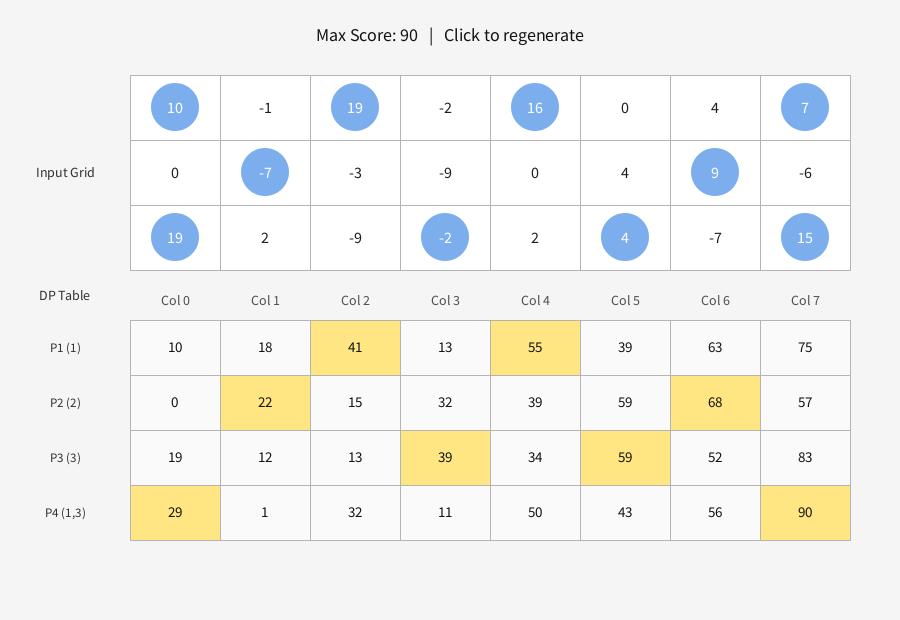
Frame 1 (no input)
Frame 60 (the mouse pressed at the canvas centre just before this capture): identical to frame 1, image omitted
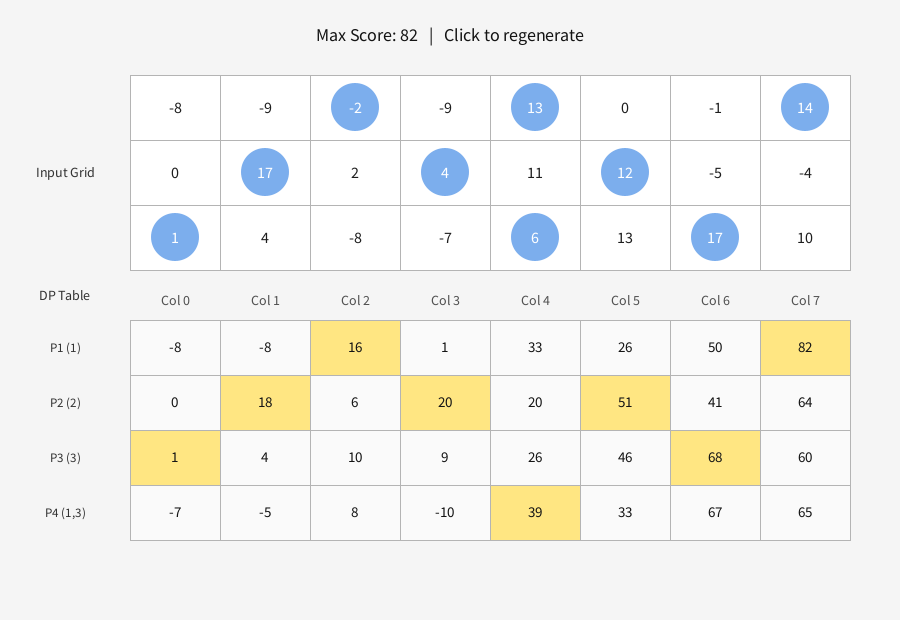
Frame 120 (the mouse held since frame 60 and released just before this capture)

The Processing sketch that drew these frames (run headless with seeded random() and noise(); from frame 60 on, the mouse is pressed at the canvas centre):

// Processing sketch: PebblePlacementProblem
// ── PebblePlacementProblem.pde
int cols = 8;
int rows = 3;
int[][] grid;
int[][] dp;
int[][] parent;
int[] bestPattern;
int maxScore;
int[][] patterns = {
  {1, 0, 0},
  {0, 1, 0},
  {0, 0, 1},
  {1, 0, 1}
};
String[] patternNames = {"P1 (1)", "P2 (2)", "P3 (3)", "P4 (1,3)"};

void setup() {
  size(900, 620);
  textAlign(CENTER, CENTER);
  initProblem();
}

void draw() {
  background(245);
  drawGrid();
  drawDPTable();
  fill(20);
  textSize(18);
  text("Max Score: " + maxScore + "   |   Click to regenerate", width / 2, 35);
}

void mousePressed() {
  initProblem();
}

void initProblem() {
  grid = new int[rows][cols];
  dp = new int[4][cols];
  parent = new int[4][cols];
  bestPattern = new int[cols];

  for (int r = 0; r < rows; r++) {
    for (int c = 0; c < cols; c++) {
      grid[r][c] = int(random(-10, 21));
    }
  }

  solveDP();
}

int getColScore(int c, int p) {
  int sum = 0;
  for (int r = 0; r < rows; r++) {
    if (patterns[p][r] == 1) {
      sum += grid[r][c];
    }
  }
  return sum;
}

boolean isCompatible(int p1, int p2) {
  for (int r = 0; r < rows; r++) {
    if (patterns[p1][r] == 1 && patterns[p2][r] == 1) {
      return false;
    }
  }
  return true;
}

void solveDP() {
  for (int p = 0; p < 4; p++) {
    dp[p][0] = getColScore(0, p);
    parent[p][0] = -1;
  }

  for (int c = 1; c < cols; c++) {
    for (int p = 0; p < 4; p++) {
      dp[p][c] = -1000000;
      int score = getColScore(c, p);
      for (int prev = 0; prev < 4; prev++) {
        if (isCompatible(prev, p)) {
          if (dp[prev][c - 1] + score > dp[p][c]) {
            dp[p][c] = dp[prev][c - 1] + score;
            parent[p][c] = prev;
          }
        }
      }
    }
  }

  int bestLast = 0;
  for (int p = 1; p < 4; p++) {
    if (dp[p][cols - 1] > dp[bestLast][cols - 1]) {
      bestLast = p;
    }
  }

  maxScore = dp[bestLast][cols - 1];
  int curr = bestLast;
  for (int c = cols - 1; c >= 0; c--) {
    bestPattern[c] = curr;
    curr = parent[curr][c];
  }
}

void drawGrid() {
  int cellW = 90;
  int cellH = 65;
  int startX = 130;
  int startY = 75;

  fill(50);
  textSize(14);
  text("Input Grid", 65, startY + (rows * cellH) / 2);

  for (int r = 0; r < rows; r++) {
    for (int c = 0; c < cols; c++) {
      int x = startX + c * cellW;
      int y = startY + r * cellH;
      boolean hasPebble = patterns[bestPattern[c]][r] == 1;

      stroke(180);
      fill(255);
      rect(x, y, cellW, cellH);

      if (hasPebble) {
        noStroke();
        fill(70, 140, 230, 180);
        ellipse(x + cellW / 2, y + cellH / 2, 48, 48);
        fill(255);
      } else {
        fill(30);
      }

      textSize(16);
      text(grid[r][c], x + cellW / 2, y + cellH / 2);
    }
  }
}

void drawDPTable() {
  int cellW = 90;
  int cellH = 55;
  int startX = 130;
  int startY = 320;

  fill(50);
  textSize(14);
  text("DP Table", 65, startY - 25);

  for (int c = 0; c < cols; c++) {
    fill(80);
    text("Col " + c, startX + c * cellW + cellW / 2, startY - 20);
  }

  for (int p = 0; p < 4; p++) {
    fill(50);
    textSize(13);
    text(patternNames[p], 65, startY + p * cellH + cellH / 2);

    for (int c = 0; c < cols; c++) {
      int x = startX + c * cellW;
      int y = startY + p * cellH;
      boolean isOptimal = bestPattern[c] == p;

      stroke(180);
      if (isOptimal) {
        fill(255, 230, 130);
      } else {
        fill(250);
      }
      rect(x, y, cellW, cellH);

      fill(20);
      textSize(15);
      text(dp[p][c], x + cellW / 2, y + cellH / 2);
    }
  }
}
